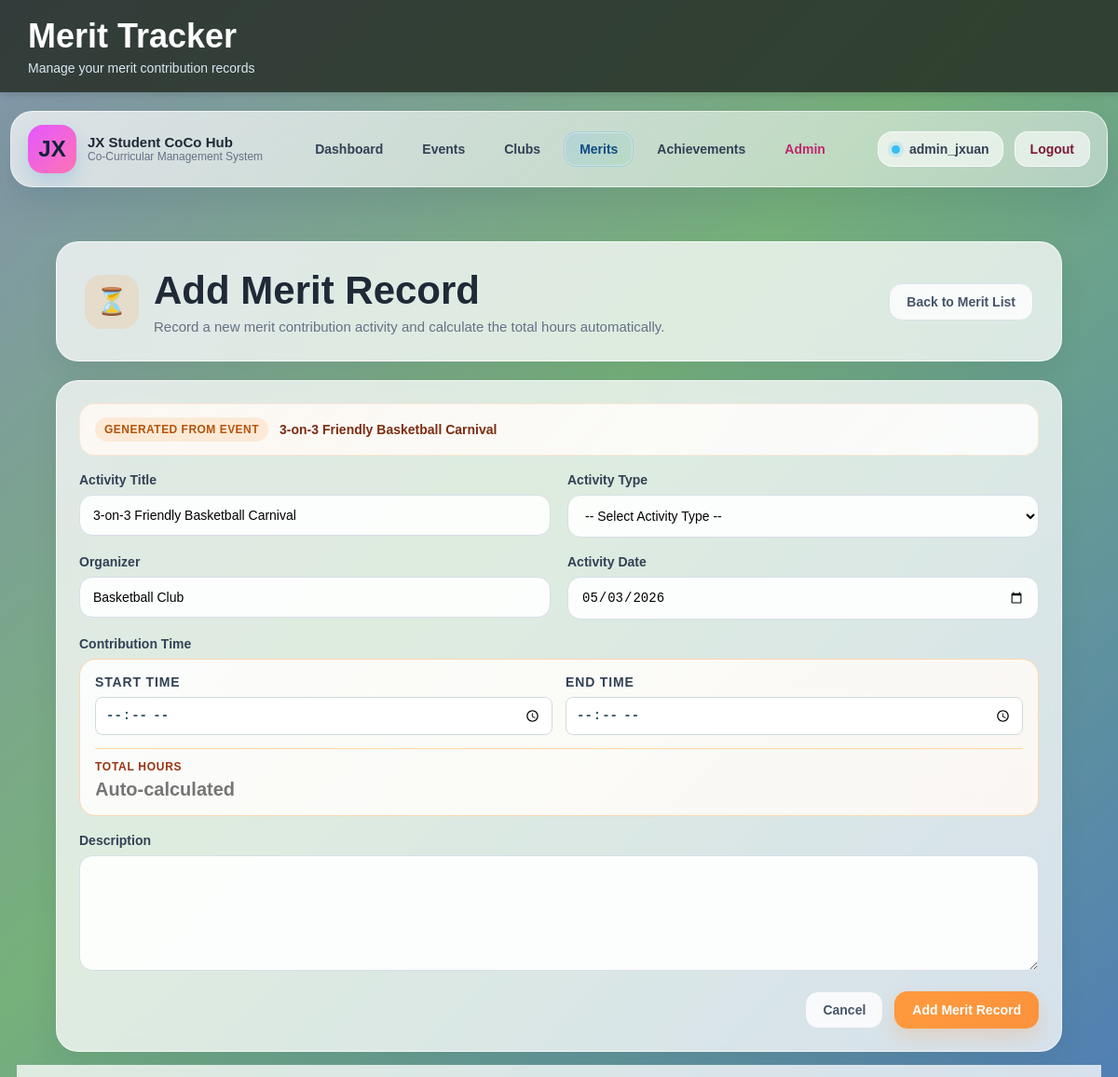
The page /merit/merit_add.php?event_id=18 (signed in) on the database its author committed.
### tables this page shows
CREATE TABLE `events` (
  `event_id` int(11) NOT NULL,
  `user_id` int(11) NOT NULL,
  `event_title` varchar(150) NOT NULL,
  `event_type` varchar(100) DEFAULT NULL,
  `organizer` varchar(150) NOT NULL,
  `event_date` date NOT NULL,
  `location` varchar(150) NOT NULL,
  `description` text DEFAULT NULL,
  `created_at` timestamp NOT NULL DEFAULT current_timestamp(),
  `club_id` int(11) DEFAULT NULL
);

### merit/merit_add.php (the view, shortened to what this page needs)
<?php
include("../db.php");
$activity_title = "";
$organizer = "";
$activity_date = "";
$start_time = "";
$end_time = "";
$total_hours = "";
$description = "";
$source_mode = "";
$source_title = "";
$source_badge = "";
$user_id = $_SESSION['user_id'];
if (isset($_GET['event_id']) && !empty($_GET['event_id'])) {
    $event_id = mysqli_real_escape_string($con, $_GET['event_id']);
    $event_query = "
        SELECT events.*, clubs.club_name
        FROM events
        LEFT JOIN clubs ON events.club_id = clubs.club_id
        WHERE events.event_id='$event_id' AND events.user_id='$user_id'
    ";
    $event_result = mysqli_query($con, $event_query);
    if ($event_result && mysqli_num_rows($event_result) == 1) {
        $event_row = mysqli_fetch_assoc($event_result);
        $activity_title = $event_row['event_title'];
        $organizer = $event_row['organizer'];
        $activity_date = $event_row['event_date'];
        $source_mode = "event";
        $source_title = $event_row['event_title'];
        $source_badge = "Generated from Event";
    } else {
        $message = "Invalid event source selected.";
        $message_type = "error";
        $event_id = "";
    }
}
include("../partials/header.php");
?>
<?php include("../partials/navbar.php"); ?>
<div class="container module-shell merit-shell">
    <section class="module-hero module-hero-merit">
        <div class="module-hero-main">
            <div class="module-hero-icon merit-accent-soft">⏳</div>
            <div class="module-hero-text-wrap">
                <h2>Add Merit Record</h2>
                <p>Record a new merit contribution activity and calculate the total hours automatically.</p>
            </div>
        </div>
        <div class="module-hero-actions">
            <a href="merit_list.php" class="module-btn module-btn-secondary">Back to Merit List</a>
        </div>
    </section>
    <section class="module-form-card">
        <?php if (!empty($source_mode) && !empty($source_title)) { ?>
            <div class="module-source-box merit-source-box">
                <span class="module-source-badge merit-source-badge"><?php echo htmlspecialchars($source_badge); ?></span>
                <strong><?php echo htmlspecialchars($source_title); ?></strong>
            </div>
        <?php } ?>
        <form method="POST" action="" class="module-form-layout">
            <div class="module-form-grid">
                <div class="module-field">
                    <label for="activity_title">Activity Title</label>
                    <input type="text" id="activity_title" name="activity_title" value="<?php echo htmlspecialchars($activity_title); ?>" required>
                </div>
                <div class="module-field">
                    <label for="activity_type">Activity Type</label>
                    <select name="activity_type" id="activity_type" required>
                        <option value="">-- Select Activity Type --</option>
                    </select>
                </div>
                <div class="module-field">
                    <label for="organizer">Organizer</label>
                    <input type="text" id="organizer" name="organizer" value="<?php echo htmlspecialchars($organizer); ?>" required>
                </div>
                <div class="module-field">
                    <label for="activity_date">Activity Date</label>
                    <input type="date" id="activity_date" name="activity_date" value="<?php echo htmlspecialchars($activity_date); ?>" required>
                </div>
                <div class="module-field module-field-full">
                    <label>Contribution Time</label>
                    <div class="merit-time-card">
                        <div class="merit-time-grid">
                            <div class="merit-time-input-box">
                                <label for="start_time" class="merit-time-label">Start Time</label>
                                <input type="time" id="start_time" name="start_time" value="<?php echo htmlspecialchars($start_time); ?>" required>
                            </div>
                            <div class="merit-time-input-box">
                                <label for="end_time" class="merit-time-label">End Time</label>
                                <input type="time" id="end_time" name="end_time" value="<?php echo htmlspecialchars($end_time); ?>" required>
                            </div>
                        </div>
                        <div class="merit-total-hours-card">
                            <div class="merit-total-hours-text">Total Hours</div>
                            <input type="text" id="total_hours_display"
                                value="<?php echo !empty($total_hours) ? htmlspecialchars(number_format((float)$total_hours, 2)) : ''; ?>"
                                readonly
                                placeholder="Auto-calculated">
                        </div>
                    </div>
                </div>
                <div class="module-field module-field-full">
                    <label for="description">Description</label>
                    <textarea id="description" name="description" rows="6"><?php echo htmlspecialchars($description); ?></textarea>
                </div>
            </div>
            <div class="module-form-actions">
                <a href="merit_list.php" class="module-btn module-btn-secondary">Cancel</a>
                <button type="submit" name="submit" class="module-btn module-btn-primary merit-accent-btn">Add Merit Record</button>
            </div>
        </form>
    </section>
</div>
</body>
</html>

### rows shown on the page
events: event_title "3-on-3 Friendly Basketball Carnival", activity_title "3-on-3 Friendly Basketball Carnival", organizer "Basketball Club", activity_date "05/03/2026"

### other values the page prints
$page_title "Merit Tracker"
$page_subtitle "Manage your merit contribution records"
$_SESSION['user_name'] "admin_jxuan"
$source_badge "GENERATED FROM EVENT"
